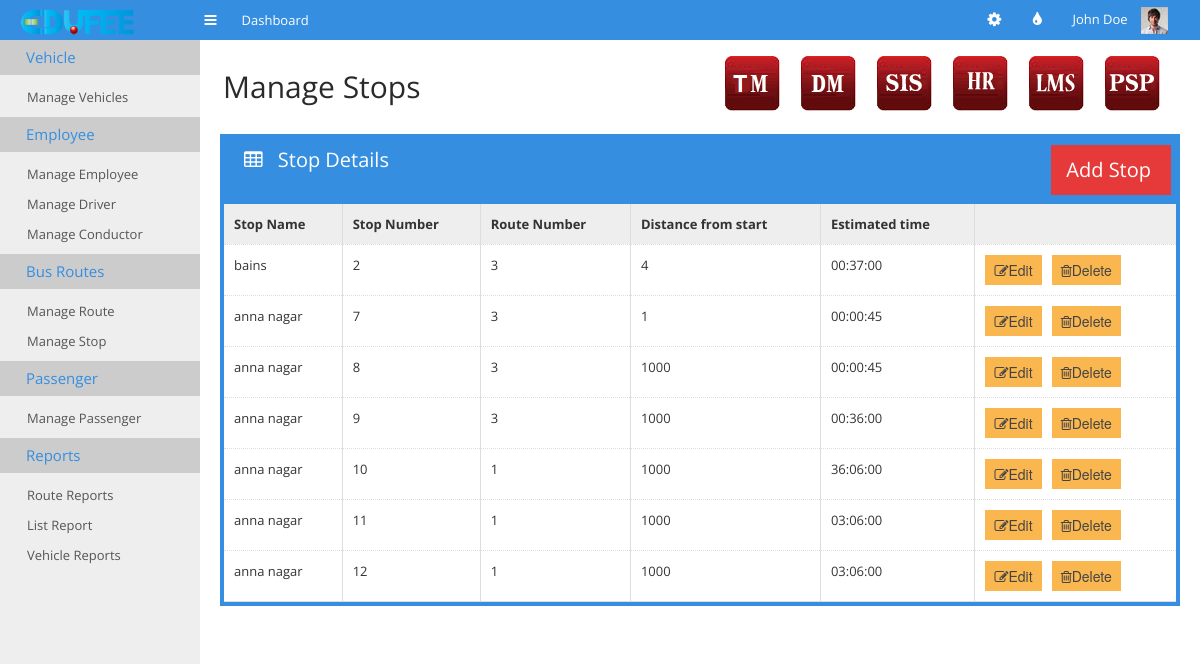
The page /tm-manage-stop.php on the database as committed earlier.
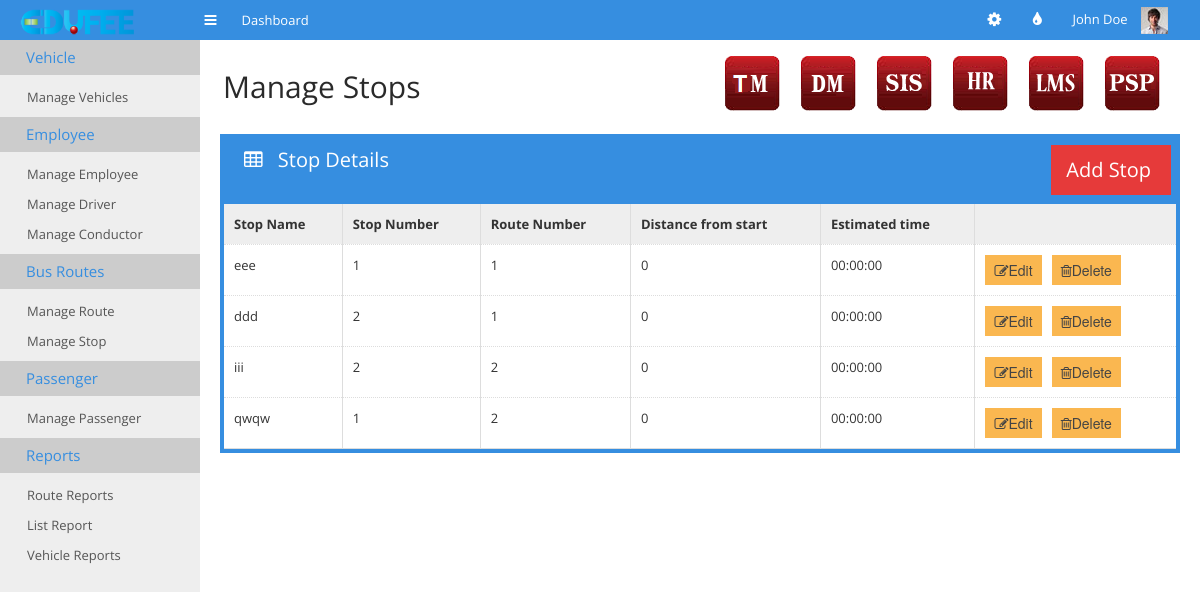
The same page on the database as committed later.
### tables this page shows
CREATE TABLE IF NOT EXISTS `tm_bus_stop` (
  `institute_id` int(11) NOT NULL,
  `name` text,
  `id` int(11) NOT NULL,
  `route` int(11) DEFAULT NULL,
  `distance` bigint(20) DEFAULT NULL,
  `estimated_time` time DEFAULT NULL,
  KEY `id` (`id`)
);

### tm-manage-stop.php (the view, shortened to what this page needs)
<!doctype html>
<html>
<head>
    <link rel="stylesheet" href="css/bootstrap.min.css">
    <link rel="stylesheet" href="css/bootstrap-responsive.min.css">
    <link rel="stylesheet" href="css/plugins/jquery-ui/smoothness/jquery-ui.css">
    <link rel="stylesheet" href="css/plugins/jquery-ui/smoothness/jquery.ui.theme.css">
    <link rel="stylesheet" href="css/style.css">
    <link rel="stylesheet" href="css/themes.css">
</head>
<body>
<div id="navigation">
    <div class="container-fluid">
        <a href="#" id="brand"></a>
        <a href="#" class="toggle-nav" rel="tooltip" data-placement="bottom" title="Toggle navigation"><i class="icon-reorder"></i></a>
        <ul class='main-nav'>
            <li>
                <a href="index.html">
                    <span>Dashboard</span>
                </a>
            </li>
        </ul>
        <div class="user">
            <ul class="icon-nav">
                <li class="dropdown sett">
                    <a href="#" class='dropdown-toggle' data-toggle="dropdown"><i class="icon-cog"></i></a>
                </li>
                <li class='dropdown colo'>
                    <a href="#" class='dropdown-toggle' data-toggle="dropdown"><i class="icon-tint"></i></a>
                </li>
            </ul>
            <div class="dropdown">
                <a href="#" class='dropdown-toggle' data-toggle="dropdown">John Doe <img src="img/demo/user-avatar.jpg" alt=""></a>
            </div>
        </div>
    </div>
</div>
<div class="container-fluid" id="content">
    <?php
    require_once "cms.php";
    printLeft();
    ?>
    <div id="main">
        <div class="container-fluid">
            <div class="page-header">
                <div class="pull-left">
                    <h1>Manage Stops</h1>
                </div>
                <div class="pull-right">
                    <ul class="minitiles" style="display:inline !important;">
                        <li><a href="tm_main.html"><img src="img/tm_icon.png" alt=""></a></li>
                        <li><a href="http://www.edufee.com/subscribe_donation/"><img src="img/dm_icon.png" alt=""></a></li>
                        <li> <a href="http://www.edufee.com/SIS/home/"><img src="img/sis_icon.png" alt="" style="border:none;" border="0"/></a> </li>
                        <li><a href="http://www.edufee.com/hrm/symfony/web/index.php/admin/LandingPage"><img src="img/hr_icon.png" alt=""></a></li>
                        <li> <a href="http://www.edufee.com/openbiblio/catalog/home.php"><img src="img/lms_icon.png" alt="" style="border:none;" border="0"/></a> </li>
                        <li><a href="http://www.edufee.com/psp_dashboard/psp"><img src="img/psp_icon.png" alt="" border="0"/>
                            </a></li>
                    </ul>
                </div>
            </div>
            <div class="row-fluid">
                <div class="span12">
                    <div class="box box-color box-bordered">
                        <div class="box-title">
                            <h3>
                                <i class="icon-table"></i>
                                Stop Details
                            </h3>
                            <div class="pull-right" style="margin-right: 5px;">
                                <ul class="pull-right stats"><li class="lightred">
                                        <a href="tm-add-stop.php">
                                            <div  style="margin-right: 5px;">
                                                <h3>Add Stop</h3>
                                            </div>
                                        </a>
                                    </li></ul>
                            </div>
                        </div>
                        <div class="box-content nopadding">
                            <table class="table table-hover table-nomargin table-bordered">
                                <thead>
                                <tr>
                                    <th class='hidden-350'>Stop Name</th>
                                    <th class="hidden-480">Stop Number</th>
                                    <th class='hidden-1024'>Route Number</th>
                                    <th class="hidden-1024">Distance from start</th>
                                    <th class="hidden-1024">Estimated time</th>
                                    <th></th>
                                </tr>
                                </thead>
                                <tbody>
                                <?php
                                require_once "datas.php";
                                $dbconnection = connectSQL($dbdetails);
                                if(mysqli_connect_errno())
                                {
                                    echo "db_connection_fail";
                                }
                                else
                                {
                                    $sql="select * from tm_bus_stop";
                                    $result=mysqli_query($dbconnection,$sql);
                                    while($row=mysqli_fetch_array($result))
                                    {
                                        echo '<tr><td>'.$row['name'].'</td><td>'.$row['id'].'</td><td class="hidden-350">'
                                            .$row['route'].'</td><td class="hidden-1024">'.$row['distance'].'</td>
                                            <td class="hidden-1024">'.$row['estimated_time'].
                                            '</td><td><button class="edit btn btn-warning" value="'.$row['id']
                                            .'"><i class="icon-edit"></i>Edit</button><span>&nbsp&nbsp</span>
                                            <button class="delete btn btn-warning" value="'.$row['id']
                                            .'"><i class="icon-trash"></i>Delete</button></td></tr>';
                                    }
                                }
                                ?>
                                </tbody>
                            </table>
                        </div>
                    </div>
                </div>
            </div>
        </div>
    </div>
</body>
</html>

### cms.php
<?php
function printLeft(){?>
<div id="left">
        <div class="subnav">
            <div class="subnav-title">
                <a href="#" class='toggle-subnav'><i class="icon-angle-down"></i><span>Vehicle</span></a>
            </div>
            <ul class="subnav-menu">
                <li>
                    <a href="tm-manage-vehicles.php">Manage Vehicles</a>
                </li>
            </ul>
        </div>
    <div class="subnav">
        <div class="subnav-title">
            <a href="#" class='toggle-subnav'><i class="icon-angle-down"></i><span>Employee</span></a>
        </div>
        <ul class="subnav-menu">
            <li>
                <a href="tm-manage-employee.php">Manage Employee</a>
            </li>
            <li>
                <a href="tm-manage-driver.php">Manage Driver</a>
            </li>
            <li>
                <a href="tm-manage-conductor.php">Manage Conductor</a>
            </li>
        </ul>
    </div>
        <div class="subnav">
            <div class="subnav-title">
                <a href="#" class='toggle-subnav'><i class="icon-angle-down"></i><span>Bus Routes</span></a>
            </div>
            <ul class="subnav-menu">
                <li>
                    <a href="tm-manage-routes.php">Manage Route</a>
                </li>
                <li>
                    <a href="tm-manage-stop.php">Manage Stop</a>
                </li>
            </ul>
        </div>
        <div class="subnav">
            <div class="subnav-title">
                <a href="#" class='toggle-subnav'><i class="icon-angle-down"></i><span>Passenger</span></a>
            </div>
            <ul class="subnav-menu">
                <li>
                    <a href="tm-manage-passenger.php">Manage Passenger</a>
                </li>
            </ul>
        </div>
        <div class="subnav">
            <div class="subnav-title">
                <a href="#" class='toggle-subnav'><i class="icon-angle-down"></i><span>Reports</span></a>
            </div>
            <ul class="subnav-menu">
                <li>
                    <a href="routedetails.php">Route Reports</a>
                </li>
                <li>
                    <a href="liststops.php">List Report</a>
                </li>
                <li>
                    <a href="vehiclereport.php">Vehicle Reports</a>
                </li>
            </ul>
        </div>
    </div>
<?php
}?>

Rows that differ between the two databases and show on the page:
removed tm_bus_stop: name "bains", id "2", route "3", distance "4", estimated_time "00:37:00"
removed tm_bus_stop: name "anna nagar", id "7", route "3", distance "1", estimated_time "00:00:45"
removed tm_bus_stop: name "anna nagar", id "8", route "3", distance "1000", estimated_time "00:00:45"
removed tm_bus_stop: name "anna nagar", id "9", route "3", distance "1000", estimated_time "00:36:00"
removed tm_bus_stop: name "anna nagar", id "10", route "1", distance "1000", estimated_time "36:06:00"
removed tm_bus_stop: name "anna nagar", id "11", route "1", distance "1000", estimated_time "03:06:00"
removed tm_bus_stop: name "anna nagar", id "12", route "1", distance "1000", estimated_time "03:06:00"
added tm_bus_stop: name "eee", id "1", route "1", distance "0", estimated_time "00:00:00"
added tm_bus_stop: name "ddd", id "2", route "1", distance "0", estimated_time "00:00:00"
added tm_bus_stop: name "iii", id "2", route "2", distance "0", estimated_time "00:00:00"
added tm_bus_stop: name "qwqw", id "1", route "2", distance "0", estimated_time "00:00:00"
